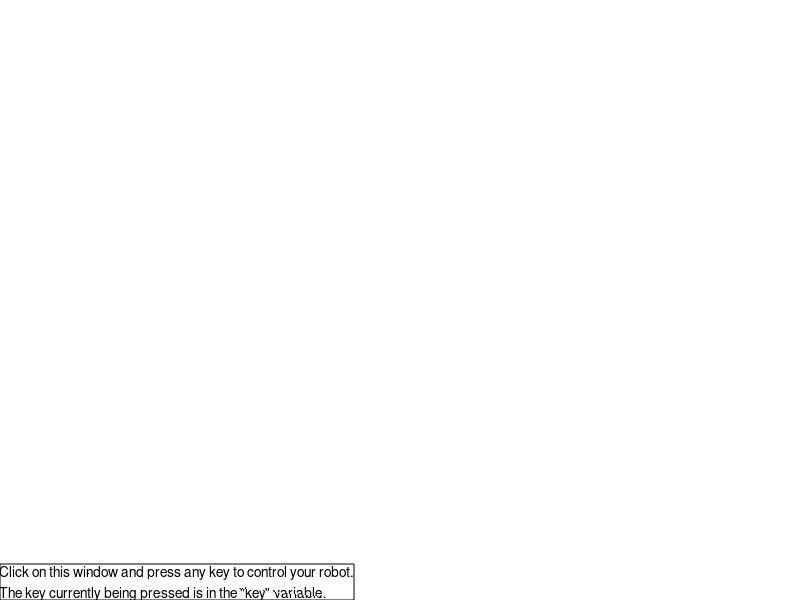

Reproduce this figure in MATLAB.
function InitKeyboard
    global key
    global keyMemory
    global h
    keyMemory = '0';
    key = char(keyMemory(1));
    text(1) = {'Click on this window and press any key to control your robot.'};
    text(2) = {'The key currently being pressed is in the "key" variable.'};
    h = figure;
    set(h, 'KeyPressFcn', @(h_obj, evt) updateKey(evt.Key));
    set(h, 'KeyReleaseFcn', @(h_obj, evt) clearKey(evt.Key));
    textbox = annotation(h, 'textbox',[0,0,1,1]);
    set(textbox,'String', text);
end